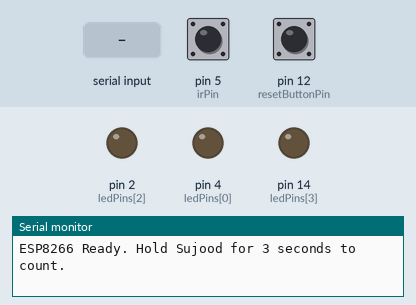
Recording of a sketch running on a simulated Arduino Uno, built with avr-gcc and run on an emulated ATmega328P. Parts: output pins drawn as LEDs (lit = HIGH), the last lines printed to the serial monitor. The inputs (shaded band) are chosen by the test bench; at power-on: pin 12 (resetButtonPin) HIGH, pin 5 (irPin) LOW.

Above: at 1.2 s.
1.3 s: pin 12 (resetButtonPin) pulled LOW for 0.15 s
2.9 s: "r" received over Serial
4.5 s: pin 5 (irPin) pulsed HIGH 2 times (0.12 s each, 0.3 s apart)
At 8.9 s:
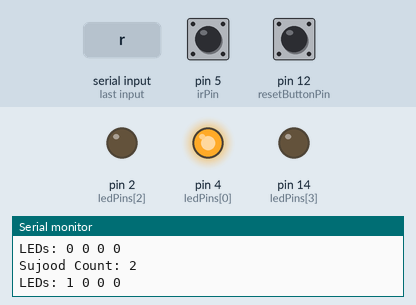
Timing chart, 0 to 10.4 s (numbered marks = the images above; inputs shaded):
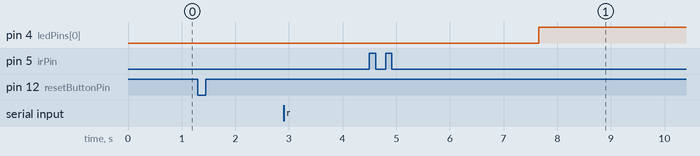

Measured:
- after the input at 4.5 s, pin 4 (ledPins[0]): LOW → HIGH after 3.2 s

The sketch:

SjoodCounter.ino
```cpp
const int ledPins[] = {4, 0, 2, 14};  // D2, D3, D4, D5
const int irPin = 5;                 // D1
const int resetButtonPin = 12;      // D6

int sujoodCount = 0;
bool inSujood = false;
unsigned long sujoodStartTime = 0;

bool previousButtonState = HIGH;

void setup() {
  Serial.begin(9600);

  for (int i = 0; i < 4; i++) {
    pinMode(ledPins[i], OUTPUT);
    digitalWrite(ledPins[i], LOW);
  }

  pinMode(irPin, INPUT);
  pinMode(resetButtonPin, INPUT_PULLUP);

  Serial.println("ESP8266 Ready. Hold Sujood for 3 seconds to count.");
}

void loop() {
  bool irState = digitalRead(irPin) == LOW;  // LOW = يوجد جسم (سجود)
  unsigned long currentTime = millis();

  // بداية السجود
  if (irState && !inSujood) {
    sujoodStartTime = currentTime;
    inSujood = true;
  }

  // التحقق من استمرار السجود 3 ثوانٍ
  if (inSujood && irState && (currentTime - sujoodStartTime >= 3000)) {
    sujoodCount++;
    Serial.print("Sujood Count: ");
    Serial.println(sujoodCount);
    updateLEDs(sujoodCount / 2);

    // ننتظر حتى يرفع الشخص رأسه (ir = HIGH) قبل السماح بسجدة جديدة
    while (digitalRead(irPin) == LOW) {
      delay(50);
      yield();
    }
    inSujood = false;
  }

  // التصفير بالزر
  bool currentButtonState = digitalRead(resetButtonPin);
  if (currentButtonState == LOW && previousButtonState == HIGH) {
    sujoodCount = 0;
    updateLEDs(0);
    Serial.println("Counter Reset via Button");
  }
  previousButtonState = currentButtonState;

  // التصفير عبر Serial
  if (Serial.available()) {
    char c = Serial.read();
    if (c == 'r') {
      sujoodCount = 0;
      updateLEDs(0);
      Serial.println("Counter Reset via Serial");
    }
  }

  delay(50);
  yield();  // مهم لمنع WDT reset
}

void updateLEDs(int numOn) {
  Serial.print("LEDs: ");
  for (int i = 0; i < 4; i++) {
    if (i < numOn) {
      digitalWrite(ledPins[i], HIGH);
      Serial.print("1 ");
    } else {
      digitalWrite(ledPins[i], LOW);
      Serial.print("0 ");
    }
  }
  Serial.println();
}
```
